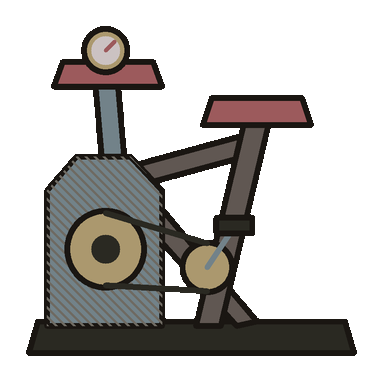
#> input picture art/approved/z1s1/z1s1.prop.pedal_station_intact.png, 383 x 382 px
$ python -i fix_interior_knockouts.py   (imports and definitions only)
#> lines starting #> are read from the running program, lines starting #| are printed output that depends on the picture; after the words box and inside, x2 and y2 are one past the last pixel; in counts of white or black regions, pixels touching at a corner belong together
import os
import stat
import shutil
import numpy as np
from PIL import Image, ImageFilter
from scipy import ndimage

ROOT = r"C:\AntiGravityStuff\Moonstorm2"

def unlock(path):
    if os.path.exists(path):
        os.chmod(path, stat.S_IWRITE | stat.S_IREAD)

def knockout_enclosed_white_islands(path, lum_thresh=232, sat_thresh=22, min_area=40):
    unlock(path)
    img = Image.open(path).convert("RGBA")
    arr = np.array(img)
    r, g, b, a = arr[:, :, 0].astype(int), arr[:, :, 1].astype(int), arr[:, :, 2].astype(int), arr[:, :, 3].astype(int)
    lum = (r + g + b) / 3.0
    sat = np.maximum(np.maximum(r, g), b) - np.minimum(np.minimum(r, g), b)
    white_mask = (a > 0) & (lum >= lum_thresh) & (sat <= sat_thresh)
    labeled, num = ndimage.label(white_mask)
    if num > 0:
        sizes = ndimage.sum(white_mask, labeled, range(1, num + 1))
        for idx, sz in enumerate(sizes, start=1):
            if sz >= min_area:
                region = (labeled == idx)
                # Also feather 1px dilated fringe around the knocked-out hole
                dilated = ndimage.binary_dilation(region, iterations=1)
                fringe = dilated & (~region) & (lum >= 190) & (sat <= 35)
                arr[region, 3] = 0
                arr[fringe, 3] = (arr[fringe, 3] * 0.25).astype(np.uint8)
    out = Image.fromarray(arr)
    out.save(path)
    print(f"Knocked out enclosed white islands in {os.path.basename(path)}")

# 1. Knock out enclosed white triangles inside Z1S1 pedal stations & perpetual machine
# [34 lines not run here, left out]

# 3. Fix troll.eyes.png so it has no cream paper rim around the eye socket (only the eyeballs + brow ridge + dark outline)
eyes_path = os.path.join(ROOT, r"art\approved\z0\troll.eyes.png")
# [2 lines not run here, left out]
# [1 line that did not run here, left out]
# [1 line that did not run here, left out]
# Erosion of the outer 3px paper border on troll.eyes.png
# [1 line that did not run here, left out]
# [1 line that did not run here, left out]
# [1 line that did not run here, left out]
# Knock out the outer cream border ring on troll.eyes.png
# [1 line that did not run here, left out]
# Feather 1px inside
# [1 line that did not run here, left out]
# [1 line that did not run here, left out]
# [2 lines not run here, left out]

# Re-composite z0.prop.troll.png from the 6 pieces (without cream rim on eyes)
troll_boxes = [
    ("troll.arm_back.png", 18, 128, 103, 174, True),
    ("troll.legs_feet.png", 68, 224, 128, 142, True),
    ("troll.torso_tunic.png", 52, 104, 151, 202, True),
    ("troll.head_jaw.png", 70, 14, 126, 138, True),
    ("troll.eyes.png", 108, 48, 68, 44, False),
    ("troll.arm_front_club.png", 76, 118, 180, 216, True),
]
canvas = Image.new("RGBA", (264, 372), (0, 0, 0, 0))
#> canvas: PIL image 264x372 RGBA; every value is 0
# [11 lines not run here, left out]

bbox = canvas.getbbox()
#> bbox = None
if bbox:
    canvas = canvas.crop(bbox)
troll_comp_path = os.path.join(ROOT, "art", "approved", "z0", "z0.prop.troll.png")
# [19 lines not run here, left out]

>>> result = knockout_enclosed_white_islands('../art/approved/z1s1/z1s1.prop.pedal_station_intact.png')
#> in knockout_enclosed_white_islands, img is the input picture: PIL image 383x382 RGBA; mean R, G, B, A 28.9, 26.7, 24.4, 90.5
#> in knockout_enclosed_white_islands, `r, g, b, a = arr[:, :, 0].astype(int), arr[:, :, 1].astype(int), arr[:..`:
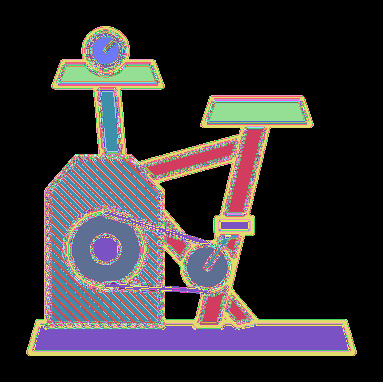
#> r: shape (382, 383) int64; 199 distinct labels, from 0 to 207; one colour per label, 0 black
#> in knockout_enclosed_white_islands, `r, g, b, a = arr[:, :, 0].astype(int), arr[:, :, 1].astype(int), arr[:..`:
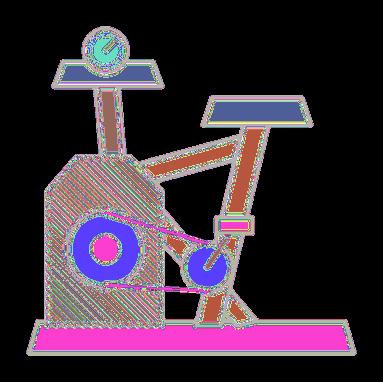
#> g: shape (382, 383) int64; 192 distinct labels, from 0 to 201; one colour per label, 0 black
#> in knockout_enclosed_white_islands, `r, g, b, a = arr[:, :, 0].astype(int), arr[:, :, 1].astype(int), arr[:..`:
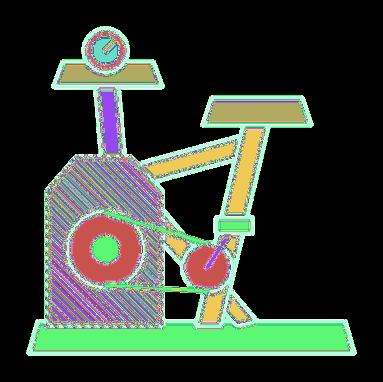
#> b: shape (382, 383) int64; 193 distinct labels, from 0 to 203; one colour per label, 0 black
#> in knockout_enclosed_white_islands, `r, g, b, a = arr[:, :, 0].astype(int), arr[:, :, 1].astype(int), arr[:..`:
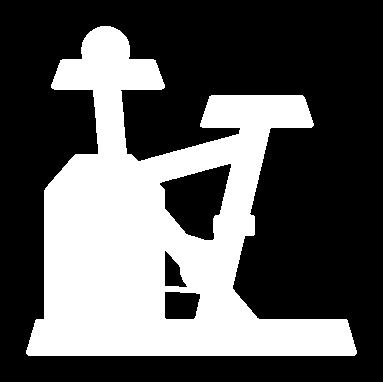
#> a: shape (382, 383) int64; 35.5% white; 1 white region, box (x1, y1, x2, y2) and area: (26, 26, 357, 356) 51901
#> in knockout_enclosed_white_islands, `lum = (r + g + b) / 3.0`:
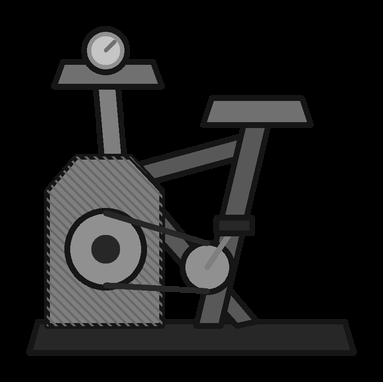
#> lum: shape (382, 383) float64; min 0, max 202.7, mean 26.7
#> in knockout_enclosed_white_islands, `sat = np.maximum(np.maximum(r, g), b) - np.minimum(np.minimum(r, g), b)`:
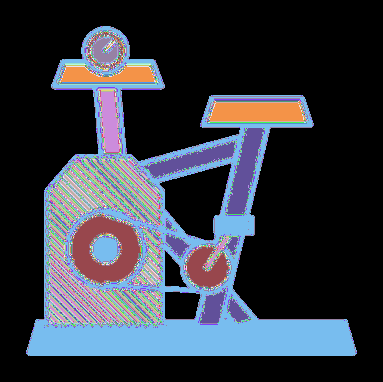
#> sat: shape (382, 383) int64; 74 distinct labels, from 0 to 74; one colour per label, 0 black
#> in knockout_enclosed_white_islands, `white_mask = (a > 0) & (lum >= lum_thresh) & (sat <= sat_thresh)`: white_mask: shape (382, 383) bool; every value is 0
#> in knockout_enclosed_white_islands, `labeled, num = ndimage.label(white_mask)`: labeled: shape (382, 383) int32; every value is 0
#> in knockout_enclosed_white_islands, `labeled, num = ndimage.label(white_mask)`: num = 0

$ run again, on art/approved/z1s1/z1s1.fg.broken_toaster.png
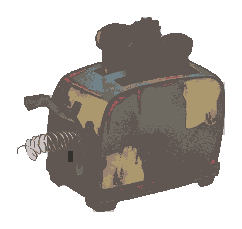
#> input picture art/approved/z1s1/z1s1.fg.broken_toaster.png, 242 x 229 px
#> canvas: PIL image 264x372 RGBA; every value is 0
#> bbox = None
#> in knockout_enclosed_white_islands, img is the input picture: PIL image 242x229 RGBA; mean R, G, B, A 104.6, 97.9, 93.4, 120.6
#> r: shape (229, 242) int64; 163 distinct labels, from 0 to 242
#> g: shape (229, 242) int64; 163 distinct labels, from 0 to 241
#> b: shape (229, 242) int64; 167 distinct labels, from 0 to 241
#> in knockout_enclosed_white_islands, `r, g, b, a = arr[:, :, 0].astype(int), arr[:, :, 1].astype(int), arr[:..`:
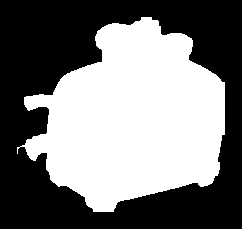
#> a: shape (229, 242) int64; 47.3% white; 1 white region, box (x1, y1, x2, y2) and area: (17, 17, 225, 212) 26214
#> in knockout_enclosed_white_islands, `sat = np.maximum(np.maximum(r, g), b) - np.minimum(np.minimum(r, g), b)`:
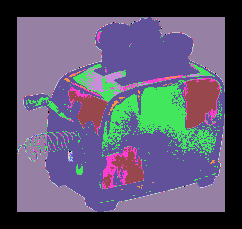
#> sat: shape (229, 242) int64; 18 distinct labels, from 0 to 66; one colour per label, 0 black
#> white_mask: shape (229, 242) bool; every value is 0
#> labeled: shape (229, 242) int32; every value is 0
#> num = 0

$ run again, on art/approved/z1s1/z1s1.fg.potato_sacks.png
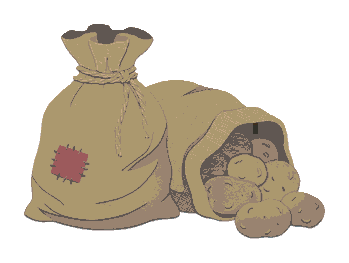
#> input picture art/approved/z1s1/z1s1.fg.potato_sacks.png, 349 x 263 px
#> canvas: PIL image 264x372 RGBA; every value is 0
#> bbox = None
#> in knockout_enclosed_white_islands, img is the input picture: PIL image 349x263 RGBA; mean R, G, B, A 124.3, 113.5, 99.8, 109.8
#> r: shape (263, 349) int64; 83 distinct labels, from 0 to 244
#> g: shape (263, 349) int64; 91 distinct labels, from 0 to 241
#> b: shape (263, 349) int64; 104 distinct labels, from 0 to 242
#> in knockout_enclosed_white_islands, `r, g, b, a = arr[:, :, 0].astype(int), arr[:, :, 1].astype(int), arr[:..`:
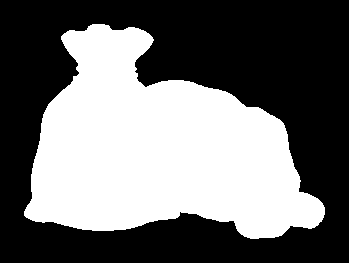
#> a: shape (263, 349) int64; 43% white; 1 white region, box (x1, y1, x2, y2) and area: (24, 24, 325, 239) 39511
#> in knockout_enclosed_white_islands, `sat = np.maximum(np.maximum(r, g), b) - np.minimum(np.minimum(r, g), b)`:
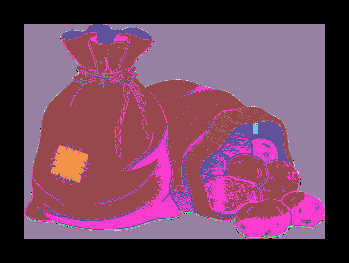
#> sat: shape (263, 349) int64; 46 distinct labels, from 0 to 66; one colour per label, 0 black
#> white_mask: shape (263, 349) bool; every value is 0
#> labeled: shape (263, 349) int32; every value is 0
#> num = 0

$ run again, on art/approved/z1s1/z1s1.item.davinci_blueprint.png
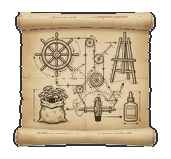
#> input picture art/approved/z1s1/z1s1.item.davinci_blueprint.png, 171 x 159 px
#> canvas: PIL image 264x372 RGBA; every value is 0
#> bbox = None
#> in knockout_enclosed_white_islands, img is the input picture: PIL image 171x159 RGBA; mean R, G, B, A 131.3, 116, 93.2, 169.3
#> in knockout_enclosed_white_islands, `r, g, b, a = arr[:, :, 0].astype(int), arr[:, :, 1].astype(int), arr[:..`:
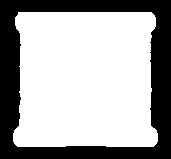
#> a: shape (159, 171) int64; 66.4% white; 1 black region, box (x1, y1, x2, y2) and area: (0, 0, 171, 159) 9139
#> in knockout_enclosed_white_islands, `sat = np.maximum(np.maximum(r, g), b) - np.minimum(np.minimum(r, g), b)`:
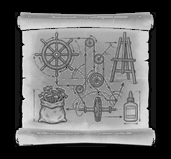
#> sat: shape (159, 171) int64; min 0, max 96, mean 38.1; drawn with min black and max white
#> white_mask: shape (159, 171) bool; every value is 0
#> labeled: shape (159, 171) int32; every value is 0
#> num = 0
